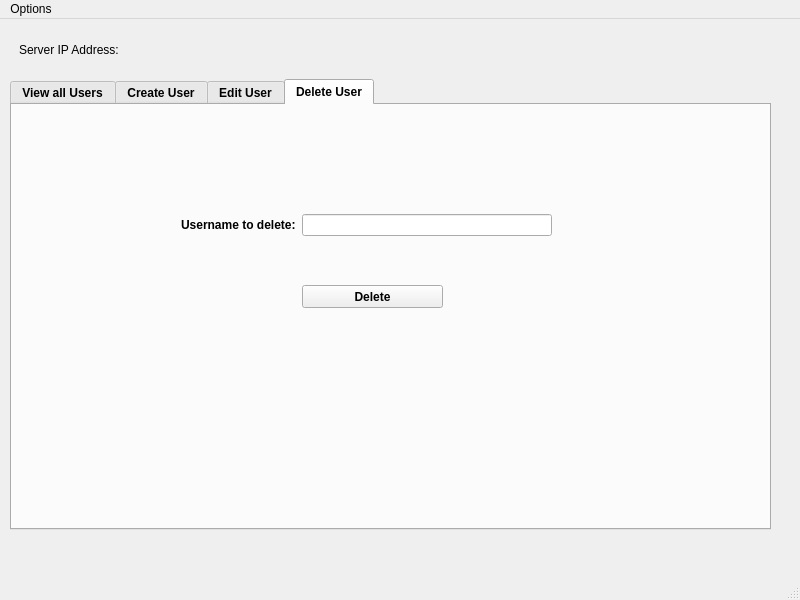
<?xml version="1.0" encoding="UTF-8"?>
<ui version="4.0">
 <class>MainWindow</class>
 <widget class="QMainWindow" name="MainWindow">
  <property name="geometry">
   <rect>
    <x>0</x>
    <y>0</y>
    <width>800</width>
    <height>600</height>
   </rect>
  </property>
  <property name="windowTitle">
   <string>AdminPanel</string>
  </property>
  <widget class="QWidget" name="centralwidget">
   <widget class="QTabWidget" name="tabWidget">
    <property name="geometry">
     <rect>
      <x>10</x>
      <y>60</y>
      <width>761</width>
      <height>451</height>
     </rect>
    </property>
    <property name="font">
     <font>
      <weight>75</weight>
      <bold>true</bold>
     </font>
    </property>
    <property name="focusPolicy">
     <enum>Qt::NoFocus</enum>
    </property>
    <property name="toolTipDuration">
     <number>0</number>
    </property>
    <property name="currentIndex">
     <number>3</number>
    </property>
    <widget class="QWidget" name="tab">
     <attribute name="title">
      <string>View all Users</string>
     </attribute>
     <widget class="QTableWidget" name="table_users">
      <property name="geometry">
       <rect>
        <x>40</x>
        <y>61</y>
        <width>661</width>
        <height>361</height>
       </rect>
      </property>
      <property name="layoutDirection">
       <enum>Qt::LeftToRight</enum>
      </property>
      <property name="autoFillBackground">
       <bool>false</bool>
      </property>
      <property name="styleSheet">
       <string notr="true">font: 9pt &quot;MS Shell Dlg 2&quot;;</string>
      </property>
      <property name="frameShape">
       <enum>QFrame::Box</enum>
      </property>
      <property name="frameShadow">
       <enum>QFrame::Sunken</enum>
      </property>
      <property name="sizeAdjustPolicy">
       <enum>QAbstractScrollArea::AdjustToContents</enum>
      </property>
      <property name="sortingEnabled">
       <bool>true</bool>
      </property>
      <column>
       <property name="text">
        <string>Username</string>
       </property>
      </column>
      <column>
       <property name="text">
        <string>Password</string>
       </property>
      </column>
      <column>
       <property name="text">
        <string>Storage Size</string>
       </property>
      </column>
     </widget>
     <widget class="QWidget" name="horizontalLayoutWidget_5">
      <property name="geometry">
       <rect>
        <x>450</x>
        <y>9</y>
        <width>238</width>
        <height>41</height>
       </rect>
      </property>
      <layout class="QHBoxLayout" name="horizontalLayout_8">
       <item>
        <widget class="QLabel" name="label_11">
         <property name="text">
          <string>Search for User:</string>
         </property>
         <property name="alignment">
          <set>Qt::AlignRight|Qt::AlignTrailing|Qt::AlignVCenter</set>
         </property>
        </widget>
       </item>
       <item>
        <widget class="QLineEdit" name="lineEdit_searchUser_view"/>
       </item>
       <item>
        <widget class="QPushButton" name="pushButton_searchUser_view">
         <property name="text">
          <string>Search</string>
         </property>
        </widget>
       </item>
      </layout>
     </widget>
     <widget class="QPushButton" name="pushButton_Refresh_view">
      <property name="geometry">
       <rect>
        <x>40</x>
        <y>20</y>
        <width>75</width>
        <height>23</height>
       </rect>
      </property>
      <property name="text">
       <string>Refresh</string>
      </property>
     </widget>
    </widget>
    <widget class="QWidget" name="tab_2">
     <attribute name="title">
      <string>Create User</string>
     </attribute>
     <widget class="QWidget" name="verticalLayoutWidget">
      <property name="geometry">
       <rect>
        <x>159</x>
        <y>90</y>
        <width>391</width>
        <height>261</height>
       </rect>
      </property>
      <layout class="QVBoxLayout" name="verticalLayout">
       <item>
        <layout class="QHBoxLayout" name="horizontalLayout">
         <item>
          <widget class="QLabel" name="label">
           <property name="text">
            <string>Username:    </string>
           </property>
          </widget>
         </item>
         <item>
          <widget class="QLineEdit" name="lineEdit_createUsername"/>
         </item>
        </layout>
       </item>
       <item>
        <layout class="QHBoxLayout" name="horizontalLayout_2">
         <item>
          <widget class="QLabel" name="label_2">
           <property name="text">
            <string>Password:     </string>
           </property>
          </widget>
         </item>
         <item>
          <widget class="QLineEdit" name="lineEdit_createPassword"/>
         </item>
        </layout>
       </item>
       <item>
        <layout class="QHBoxLayout" name="horizontalLayout_3">
         <item>
          <widget class="QLabel" name="label_3">
           <property name="text">
            <string>Storage Avaliable:</string>
           </property>
          </widget>
         </item>
         <item>
          <widget class="QLabel" name="label_4">
           <property name="layoutDirection">
            <enum>Qt::RightToLeft</enum>
           </property>
           <property name="text">
            <string>(Mb)</string>
           </property>
           <property name="alignment">
            <set>Qt::AlignRight|Qt::AlignTrailing|Qt::AlignVCenter</set>
           </property>
          </widget>
         </item>
         <item>
          <widget class="QSpinBox" name="spinBox_storage_createUser"/>
         </item>
        </layout>
       </item>
      </layout>
     </widget>
     <widget class="QPushButton" name="button_create_user">
      <property name="geometry">
       <rect>
        <x>268</x>
        <y>370</y>
        <width>201</width>
        <height>23</height>
       </rect>
      </property>
      <property name="text">
       <string>Create</string>
      </property>
     </widget>
     <widget class="QLabel" name="info_label_create">
      <property name="geometry">
       <rect>
        <x>20</x>
        <y>40</y>
        <width>691</width>
        <height>20</height>
       </rect>
      </property>
      <property name="font">
       <font>
        <family>MS Shell Dlg 2</family>
        <pointsize>9</pointsize>
        <weight>50</weight>
        <italic>false</italic>
        <bold>false</bold>
       </font>
      </property>
      <property name="styleSheet">
       <string notr="true">font: 9pt &quot;MS Shell Dlg 2&quot;;
color: rgb(255, 0, 0);</string>
      </property>
      <property name="text">
       <string/>
      </property>
      <property name="alignment">
       <set>Qt::AlignCenter</set>
      </property>
     </widget>
    </widget>
    <widget class="QWidget" name="tab_4">
     <attribute name="title">
      <string>Edit User</string>
     </attribute>
     <widget class="QLabel" name="label_5">
      <property name="geometry">
       <rect>
        <x>170</x>
        <y>60</y>
        <width>171</width>
        <height>16</height>
       </rect>
      </property>
      <property name="text">
       <string>Name of the user to edit:</string>
      </property>
     </widget>
     <widget class="QLineEdit" name="lineEdit_editUser">
      <property name="geometry">
       <rect>
        <x>320</x>
        <y>60</y>
        <width>181</width>
        <height>20</height>
       </rect>
      </property>
     </widget>
     <widget class="QWidget" name="verticalLayoutWidget_2">
      <property name="geometry">
       <rect>
        <x>190</x>
        <y>120</y>
        <width>391</width>
        <height>261</height>
       </rect>
      </property>
      <layout class="QVBoxLayout" name="verticalLayout_2">
       <item>
        <layout class="QHBoxLayout" name="horizontalLayout_4">
         <item>
          <widget class="QLabel" name="label_6">
           <property name="text">
            <string>New Username:    </string>
           </property>
          </widget>
         </item>
         <item>
          <widget class="QLineEdit" name="lineEdit_editUsername"/>
         </item>
        </layout>
       </item>
       <item>
        <layout class="QHBoxLayout" name="horizontalLayout_5">
         <item>
          <widget class="QLabel" name="label_7">
           <property name="text">
            <string>New Password:     </string>
           </property>
          </widget>
         </item>
         <item>
          <widget class="QLineEdit" name="lineEdit_editPassword"/>
         </item>
        </layout>
       </item>
       <item>
        <layout class="QHBoxLayout" name="horizontalLayout_6">
         <item>
          <widget class="QLabel" name="label_8">
           <property name="text">
            <string>Change Storage Avaliable for user:</string>
           </property>
          </widget>
         </item>
         <item>
          <widget class="QLabel" name="label_9">
           <property name="layoutDirection">
            <enum>Qt::RightToLeft</enum>
           </property>
           <property name="text">
            <string>(Mb)</string>
           </property>
           <property name="alignment">
            <set>Qt::AlignRight|Qt::AlignTrailing|Qt::AlignVCenter</set>
           </property>
          </widget>
         </item>
         <item>
          <widget class="QSpinBox" name="spinBox_editStorage"/>
         </item>
        </layout>
       </item>
      </layout>
     </widget>
     <widget class="QPushButton" name="pushButton_editUser">
      <property name="geometry">
       <rect>
        <x>280</x>
        <y>400</y>
        <width>211</width>
        <height>23</height>
       </rect>
      </property>
      <property name="text">
       <string>Edit</string>
      </property>
     </widget>
     <widget class="QLabel" name="info_label_edit">
      <property name="geometry">
       <rect>
        <x>30</x>
        <y>90</y>
        <width>691</width>
        <height>20</height>
       </rect>
      </property>
      <property name="font">
       <font>
        <family>MS Shell Dlg 2</family>
        <pointsize>9</pointsize>
        <weight>50</weight>
        <italic>false</italic>
        <bold>false</bold>
       </font>
      </property>
      <property name="styleSheet">
       <string notr="true">font: 9pt &quot;MS Shell Dlg 2&quot;;
color: rgb(255, 0, 0);</string>
      </property>
      <property name="text">
       <string/>
      </property>
      <property name="alignment">
       <set>Qt::AlignCenter</set>
      </property>
     </widget>
    </widget>
    <widget class="QWidget" name="tab_3">
     <attribute name="title">
      <string>Delete User</string>
     </attribute>
     <widget class="QWidget" name="horizontalLayoutWidget_4">
      <property name="geometry">
       <rect>
        <x>169</x>
        <y>80</y>
        <width>371</width>
        <height>80</height>
       </rect>
      </property>
      <layout class="QHBoxLayout" name="horizontalLayout_7">
       <item>
        <widget class="QLabel" name="label_10">
         <property name="text">
          <string>Username to delete:</string>
         </property>
        </widget>
       </item>
       <item>
        <widget class="QLineEdit" name="lineEdit_deleteUser"/>
       </item>
      </layout>
     </widget>
     <widget class="QLabel" name="info_label_delete">
      <property name="geometry">
       <rect>
        <x>30</x>
        <y>180</y>
        <width>691</width>
        <height>20</height>
       </rect>
      </property>
      <property name="font">
       <font>
        <family>MS Shell Dlg 2</family>
        <pointsize>9</pointsize>
        <weight>50</weight>
        <italic>false</italic>
        <bold>false</bold>
       </font>
      </property>
      <property name="styleSheet">
       <string notr="true">font: 9pt &quot;MS Shell Dlg 2&quot;;
color: rgb(255, 0, 0);</string>
      </property>
      <property name="text">
       <string/>
      </property>
      <property name="alignment">
       <set>Qt::AlignCenter</set>
      </property>
     </widget>
     <widget class="QPushButton" name="pushButton_deleteUser">
      <property name="geometry">
       <rect>
        <x>290</x>
        <y>180</y>
        <width>141</width>
        <height>23</height>
       </rect>
      </property>
      <property name="text">
       <string>Delete</string>
      </property>
     </widget>
     <widget class="QLabel" name="info_label_delete_2">
      <property name="geometry">
       <rect>
        <x>40</x>
        <y>40</y>
        <width>691</width>
        <height>20</height>
       </rect>
      </property>
      <property name="font">
       <font>
        <family>MS Shell Dlg 2</family>
        <pointsize>9</pointsize>
        <weight>50</weight>
        <italic>false</italic>
        <bold>false</bold>
       </font>
      </property>
      <property name="styleSheet">
       <string notr="true">font: 9pt &quot;MS Shell Dlg 2&quot;;
color: rgb(255, 0, 0);</string>
      </property>
      <property name="text">
       <string/>
      </property>
      <property name="alignment">
       <set>Qt::AlignCenter</set>
      </property>
     </widget>
    </widget>
   </widget>
   <widget class="QWidget" name="horizontalLayoutWidget_6">
    <property name="geometry">
     <rect>
      <x>19</x>
      <y>10</y>
      <width>741</width>
      <height>41</height>
     </rect>
    </property>
    <layout class="QHBoxLayout" name="horizontalLayout_9">
     <item>
      <widget class="QLabel" name="label_12">
       <property name="text">
        <string>Server IP Address:</string>
       </property>
      </widget>
     </item>
     <item>
      <widget class="QLabel" name="label_ipAddress">
       <property name="font">
        <font>
         <family>MS Shell Dlg 2</family>
         <pointsize>11</pointsize>
         <weight>9</weight>
         <italic>false</italic>
         <bold>false</bold>
        </font>
       </property>
       <property name="styleSheet">
        <string notr="true">font: 75 11pt &quot;MS Shell Dlg 2&quot;;
color: rgb(255, 0, 0);</string>
       </property>
       <property name="text">
        <string/>
       </property>
       <property name="alignment">
        <set>Qt::AlignCenter</set>
       </property>
      </widget>
     </item>
    </layout>
   </widget>
  </widget>
  <widget class="QMenuBar" name="menubar">
   <property name="geometry">
    <rect>
     <x>0</x>
     <y>0</y>
     <width>800</width>
     <height>21</height>
    </rect>
   </property>
   <widget class="QMenu" name="menuOptions">
    <property name="title">
     <string>Options</string>
    </property>
    <addaction name="actionRefresh"/>
    <addaction name="separator"/>
    <addaction name="actionLogout"/>
   </widget>
   <addaction name="menuOptions"/>
  </widget>
  <widget class="QStatusBar" name="statusbar"/>
  <action name="actionRefresh">
   <property name="text">
    <string>Refresh</string>
   </property>
  </action>
  <action name="actionLogout">
   <property name="text">
    <string>Logout</string>
   </property>
  </action>
 </widget>
 <resources/>
 <connections/>
</ui>
